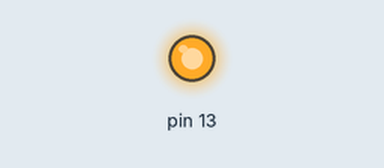
Simulated run of this sketch. Board: Arduino Uno, built with avr-gcc and run on an emulated ATmega328P. Parts: output pins drawn as LEDs (lit = HIGH).

Above: at 0.7 s.
At 3.0 s:
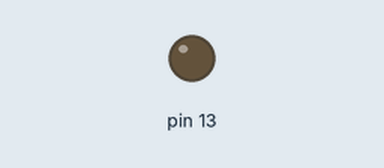
Timing chart, 0 to 5.9 s (numbered marks = the images above):
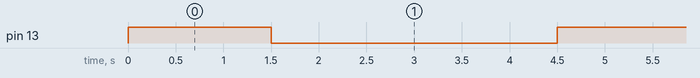

Measured:
- by itself, pin 13: alternates HIGH for 1.5 s and LOW for 3.0 s

The sketch:

P3.1.ino
```cpp
void setup()
{
  pinMode(13, OUTPUT);
}

void loop()
{
  digitalWrite(13, HIGH);
  delay(1500); // Wait for 1500 millisecond(s)
  digitalWrite(13, LOW);

  digitalWrite(12, HIGH);
  delay(1500); // Wait for 1500 millisecond(s)
  digitalWrite(12, LOW);

  digitalWrite(11, HIGH);
  delay(1500); // Wait for 1500 millisecond(s)
  digitalWrite(11, LOW);
}
```
